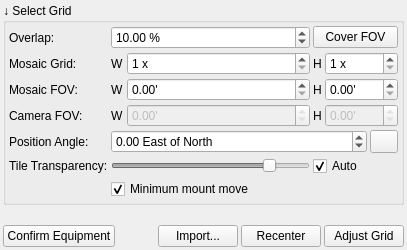
     <widget class="QWidget" name="createGrid">
      <layout class="QVBoxLayout" name="verticalLayout_3">
       <property name="spacing">
        <number>3</number>
       </property>
       <property name="leftMargin">
        <number>3</number>
       </property>
       <property name="topMargin">
        <number>3</number>
       </property>
       <property name="rightMargin">
        <number>3</number>
       </property>
       <property name="bottomMargin">
        <number>3</number>
       </property>
       <item>
        <widget class="QGroupBox" name="fovGroup">
         <property name="enabled">
          <bool>true</bool>
         </property>
         <property name="sizePolicy">
          <sizepolicy hsizetype="Preferred" vsizetype="Preferred">
           <horstretch>0</horstretch>
           <verstretch>0</verstretch>
          </sizepolicy>
         </property>
         <property name="title">
          <string>↓ Select Grid</string>
         </property>
         <layout class="QGridLayout" name="gridLayout_2">
          <property name="leftMargin">
           <number>3</number>
          </property>
          <property name="topMargin">
           <number>3</number>
          </property>
          <property name="rightMargin">
           <number>3</number>
          </property>
          <property name="bottomMargin">
           <number>3</number>
          </property>
          <property name="spacing">
           <number>3</number>
          </property>
          <item row="0" column="0">
           <widget class="QLabel" name="overlapLabel">
            <property name="enabled">
             <bool>true</bool>
            </property>
            <property name="sizePolicy">
             <sizepolicy hsizetype="Preferred" vsizetype="Preferred">
              <horstretch>0</horstretch>
              <verstretch>0</verstretch>
             </sizepolicy>
            </property>
            <property name="toolTip">
             <string>Percentage of overlap between two neighbouring images</string>
            </property>
            <property name="text">
             <string>Overlap:</string>
            </property>
           </widget>
          </item>
          <item row="0" column="1">
           <layout class="QHBoxLayout" name="horizontalLayout_15" stretch="0">
            <property name="spacing">
             <number>3</number>
            </property>
            <item>
             <widget class="QDoubleSpinBox" name="overlapSpin">
              <property name="enabled">
               <bool>true</bool>
              </property>
              <property name="sizePolicy">
               <sizepolicy hsizetype="MinimumExpanding" vsizetype="Fixed">
                <horstretch>0</horstretch>
                <verstretch>0</verstretch>
               </sizepolicy>
              </property>
              <property name="toolTip">
               <string>&lt;html&gt;&lt;head/&gt;&lt;body&gt;&lt;p align=&quot;justify&quot;&gt;Overlap between each tile of the mosaic. See the main help icon in the corner of the sky chart.&lt;/p&gt;&lt;/body&gt;&lt;/html&gt;</string>
              </property>
              <property name="suffix">
               <string> %</string>
              </property>
              <property name="maximum">
               <double>90.000000000000000</double>
              </property>
              <property name="singleStep">
               <double>5.000000000000000</double>
              </property>
              <property name="value">
               <double>10.000000000000000</double>
              </property>
             </widget>
            </item>
           </layout>
          </item>
          <item row="0" column="2" colspan="2">
           <layout class="QHBoxLayout" name="horizontalLayout_16">
            <item>
             <widget class="QPushButton" name="resetB">
              <property name="sizePolicy">
               <sizepolicy hsizetype="MinimumExpanding" vsizetype="Fixed">
                <horstretch>0</horstretch>
                <verstretch>0</verstretch>
               </sizepolicy>
              </property>
              <property name="toolTip">
               <string>&lt;html&gt;&lt;head/&gt;&lt;body&gt;&lt;p align=&quot;justify&quot;&gt;Recompute the mosaic field from the number of tiles.&lt;/p&gt;&lt;/body&gt;&lt;/html&gt;</string>
              </property>
              <property name="text">
               <string>Cover FOV</string>
              </property>
             </widget>
            </item>
           </layout>
          </item>
          <item row="1" column="0">
           <widget class="QLabel" name="label">
            <property name="sizePolicy">
             <sizepolicy hsizetype="Preferred" vsizetype="Preferred">
              <horstretch>0</horstretch>
              <verstretch>0</verstretch>
             </sizepolicy>
            </property>
            <property name="toolTip">
             <string>Specify the number of rows and columns of the final mosaic image</string>
            </property>
            <property name="text">
             <string>Mosaic Grid:</string>
            </property>
           </widget>
          </item>
          <item row="1" column="1">
           <layout class="QHBoxLayout" name="horizontalLayout_11">
            <property name="spacing">
             <number>3</number>
            </property>
            <item>
             <widget class="QLabel" name="label_7">
              <property name="sizePolicy">
               <sizepolicy hsizetype="Preferred" vsizetype="Preferred">
                <horstretch>0</horstretch>
                <verstretch>0</verstretch>
               </sizepolicy>
              </property>
              <property name="text">
               <string>W</string>
              </property>
             </widget>
            </item>
            <item>
             <widget class="QSpinBox" name="mosaicWSpin">
              <property name="sizePolicy">
               <sizepolicy hsizetype="MinimumExpanding" vsizetype="Fixed">
                <horstretch>0</horstretch>
                <verstretch>0</verstretch>
               </sizepolicy>
              </property>
              <property name="toolTip">
               <string>&lt;html&gt;&lt;head/&gt;&lt;body&gt;&lt;p align=&quot;justify&quot;&gt;Number of tiles on the mosaic width.&lt;/p&gt;&lt;p align=&quot;justify&quot;&gt;Modifying this value immediately changes the width of the field covered by the mosaic.&lt;/p&gt;&lt;/body&gt;&lt;/html&gt;</string>
              </property>
              <property name="suffix">
               <string> x</string>
              </property>
              <property name="minimum">
               <number>1</number>
              </property>
              <property name="maximum">
               <number>10</number>
              </property>
              <property name="value">
               <number>1</number>
              </property>
             </widget>
            </item>
           </layout>
          </item>
          <item row="1" column="2" colspan="2">
           <layout class="QHBoxLayout" name="horizontalLayout_12">
            <property name="spacing">
             <number>3</number>
            </property>
            <item>
             <widget class="QLabel" name="label_12">
              <property name="sizePolicy">
               <sizepolicy hsizetype="Preferred" vsizetype="Preferred">
                <horstretch>0</horstretch>
                <verstretch>0</verstretch>
               </sizepolicy>
              </property>
              <property name="text">
               <string>H</string>
              </property>
             </widget>
            </item>
            <item>
             <widget class="QSpinBox" name="mosaicHSpin">
              <property name="sizePolicy">
               <sizepolicy hsizetype="MinimumExpanding" vsizetype="Fixed">
                <horstretch>0</horstretch>
                <verstretch>0</verstretch>
               </sizepolicy>
              </property>
              <property name="toolTip">
               <string>&lt;html&gt;&lt;head/&gt;&lt;body&gt;&lt;p align=&quot;justify&quot;&gt;Number of tiles on the mosaic height.&lt;/p&gt;&lt;p align=&quot;justify&quot;&gt;Modifying this value immediately changes the height of the field covered by the mosaic.&lt;/p&gt;&lt;/body&gt;&lt;/html&gt;</string>
              </property>
              <property name="suffix">
               <string> x</string>
              </property>
              <property name="minimum">
               <number>1</number>
              </property>
              <property name="maximum">
               <number>10</number>
              </property>
              <property name="value">
               <number>1</number>
              </property>
             </widget>
            </item>
           </layout>
          </item>
          <item row="2" column="0">
           <widget class="QLabel" name="targetFOVLabel">
            <property name="enabled">
             <bool>true</bool>
            </property>
            <property name="toolTip">
             <string>Final mosaic field of view size in arc minutes. Click update to calculate it or enter it manually.</string>
            </property>
            <property name="text">
             <string>Mosaic FOV:</string>
            </property>
           </widget>
          </item>
          <item row="2" column="1">
           <layout class="QHBoxLayout" name="horizontalLayout_7" stretch="0,1">
            <property name="spacing">
             <number>3</number>
            </property>
            <item>
             <widget class="QLabel" name="targetFOVWLabel">
              <property name="enabled">
               <bool>true</bool>
              </property>
              <property name="sizePolicy">
               <sizepolicy hsizetype="Preferred" vsizetype="Preferred">
                <horstretch>0</horstretch>
                <verstretch>0</verstretch>
               </sizepolicy>
              </property>
              <property name="text">
               <string>W</string>
              </property>
             </widget>
            </item>
            <item>
             <widget class="QDoubleSpinBox" name="targetWFOVSpin">
              <property name="enabled">
               <bool>true</bool>
              </property>
              <property name="sizePolicy">
               <sizepolicy hsizetype="MinimumExpanding" vsizetype="Fixed">
                <horstretch>0</horstretch>
                <verstretch>0</verstretch>
               </sizepolicy>
              </property>
              <property name="toolTip">
               <string>&lt;html&gt;&lt;head/&gt;&lt;body&gt;&lt;p align=&quot;justify&quot;&gt;Minimum field width that the mosaic must cover, in arcminutes.&lt;/p&gt;&lt;p align=&quot;justify&quot;&gt;Modifying this value immediately changes the number of tiles on the mosaic width.&lt;/p&gt;&lt;/body&gt;&lt;/html&gt;</string>
              </property>
              <property name="suffix">
               <string>'</string>
              </property>
              <property name="maximum">
               <double>3600.000000000000000</double>
              </property>
             </widget>
            </item>
           </layout>
          </item>
          <item row="2" column="2" colspan="2">
           <layout class="QHBoxLayout" name="horizontalLayout_8">
            <property name="spacing">
             <number>3</number>
            </property>
            <item>
             <widget class="QLabel" name="targetFOVHLabel">
              <property name="enabled">
               <bool>true</bool>
              </property>
              <property name="sizePolicy">
               <sizepolicy hsizetype="Preferred" vsizetype="Preferred">
                <horstretch>0</horstretch>
                <verstretch>0</verstretch>
               </sizepolicy>
              </property>
              <property name="text">
               <string>H</string>
              </property>
             </widget>
            </item>
            <item>
             <widget class="QDoubleSpinBox" name="targetHFOVSpin">
              <property name="enabled">
               <bool>true</bool>
              </property>
              <property name="sizePolicy">
               <sizepolicy hsizetype="MinimumExpanding" vsizetype="Fixed">
                <horstretch>0</horstretch>
                <verstretch>0</verstretch>
               </sizepolicy>
              </property>
              <property name="toolTip">
               <string>&lt;html&gt;&lt;head/&gt;&lt;body&gt;&lt;p align=&quot;justify&quot;&gt;Minimum field height that the mosaic must cover, in arcminutes.&lt;/p&gt;&lt;p align=&quot;justify&quot;&gt;Modifying this value immediately changes the number of tiles on the mosaic height. &lt;/p&gt;&lt;/body&gt;&lt;/html&gt;</string>
              </property>
              <property name="suffix">
               <string>'</string>
              </property>
              <property name="maximum">
               <double>3600.000000000000000</double>
              </property>
             </widget>
            </item>
           </layout>
          </item>
          <item row="3" column="0">
           <widget class="QLabel" name="cameraFOVLabel">
            <property name="enabled">
             <bool>true</bool>
            </property>
            <property name="sizePolicy">
             <sizepolicy hsizetype="Preferred" vsizetype="Preferred">
              <horstretch>0</horstretch>
              <verstretch>0</verstretch>
             </sizepolicy>
            </property>
            <property name="toolTip">
             <string>Camera FOV in arc minutes as determined from equipment parameters above</string>
            </property>
            <property name="text">
             <string>Camera FOV:</string>
            </property>
           </widget>
          </item>
          <item row="3" column="1">
           <layout class="QHBoxLayout" name="horizontalLayout_6">
            <property name="spacing">
             <number>3</number>
            </property>
            <property name="sizeConstraint">
             <enum>QLayout::SetDefaultConstraint</enum>
            </property>
            <item>
             <widget class="QLabel" name="cameraWFOVLabel">
              <property name="enabled">
               <bool>true</bool>
              </property>
              <property name="sizePolicy">
               <sizepolicy hsizetype="Preferred" vsizetype="Preferred">
                <horstretch>0</horstretch>
                <verstretch>0</verstretch>
               </sizepolicy>
              </property>
              <property name="text">
               <string>W</string>
              </property>
             </widget>
            </item>
            <item>
             <widget class="QDoubleSpinBox" name="cameraWFOVSpin">
              <property name="enabled">
               <bool>false</bool>
              </property>
              <property name="sizePolicy">
               <sizepolicy hsizetype="MinimumExpanding" vsizetype="Fixed">
                <horstretch>0</horstretch>
                <verstretch>0</verstretch>
               </sizepolicy>
              </property>
              <property name="focusPolicy">
               <enum>Qt::NoFocus</enum>
              </property>
              <property name="toolTip">
               <string>&lt;html&gt;&lt;head/&gt;&lt;body&gt;&lt;p align=&quot;justify&quot;&gt;Field width of the camera in arcminutes.&lt;/p&gt;&lt;p align=&quot;justify&quot;&gt;This value is computed from the equipment information, and defines the width of the field covered by one tile of the mosaic.&lt;/p&gt;&lt;/body&gt;&lt;/html&gt;</string>
              </property>
              <property name="readOnly">
               <bool>true</bool>
              </property>
              <property name="suffix">
               <string>'</string>
              </property>
              <property name="maximum">
               <double>3600.000000000000000</double>
              </property>
             </widget>
            </item>
           </layout>
          </item>
          <item row="3" column="2" colspan="2">
           <layout class="QHBoxLayout" name="horizontalLayout_10">
            <property name="spacing">
             <number>3</number>
            </property>
            <item>
             <widget class="QLabel" name="cameraHFOVLabel">
              <property name="enabled">
               <bool>true</bool>
              </property>
              <property name="sizePolicy">
               <sizepolicy hsizetype="Preferred" vsizetype="Preferred">
                <horstretch>0</horstretch>
                <verstretch>0</verstretch>
               </sizepolicy>
              </property>
              <property name="text">
               <string>H</string>
              </property>
             </widget>
            </item>
            <item>
             <widget class="QDoubleSpinBox" name="cameraHFOVSpin">
              <property name="enabled">
               <bool>false</bool>
              </property>
              <property name="sizePolicy">
               <sizepolicy hsizetype="MinimumExpanding" vsizetype="Fixed">
                <horstretch>0</horstretch>
                <verstretch>0</verstretch>
               </sizepolicy>
              </property>
              <property name="focusPolicy">
               <enum>Qt::NoFocus</enum>
              </property>
              <property name="toolTip">
               <string>&lt;html&gt;&lt;head/&gt;&lt;body&gt;&lt;p align=&quot;justify&quot;&gt;Field height of the camera in arcminutes.&lt;/p&gt;&lt;p align=&quot;justify&quot;&gt;This value is computed from the equipment information, and defines the height of the field covered by one tile of the mosaic.&lt;/p&gt;&lt;/body&gt;&lt;/html&gt;</string>
              </property>
              <property name="readOnly">
               <bool>true</bool>
              </property>
              <property name="suffix">
               <string>'</string>
              </property>
              <property name="maximum">
               <double>3600.000000000000000</double>
              </property>
             </widget>
            </item>
           </layout>
          </item>
          <item row="4" column="0">
           <widget class="QLabel" name="label_2">
            <property name="toolTip">
             <string>Camera's rotation angle (East of North) in degrees. To measure the angle, solve an image and use the astrometry solver solution's rotation angle</string>
            </property>
            <property name="text">
             <string>Position Angle:</string>
            </property>
           </widget>
          </item>
          <item row="4" column="3">
           <widget class="QPushButton" name="goRotateB">
            <property name="maximumSize">
             <size>
              <width>28</width>
              <height>28</height>
             </size>
            </property>
            <property name="toolTip">
             <string>Go to center and rotate to match this position angle</string>
            </property>
            <property name="text">
             <string/>
            </property>
            <property name="icon">
             <iconset theme="object-rotate-left"/>
            </property>
            <property name="iconSize">
             <size>
              <width>28</width>
              <height>28</height>
             </size>
            </property>
           </widget>
          </item>
          <item row="5" column="0">
           <widget class="QLabel" name="label_16">
            <property name="text">
             <string>Tile Transparency:</string>
            </property>
           </widget>
          </item>
          <item row="5" column="1">
           <widget class="QSlider" name="transparencySlider">
            <property name="enabled">
             <bool>false</bool>
            </property>
            <property name="whatsThis">
             <string>Adjust tiles transparency</string>
            </property>
            <property name="minimum">
             <number>5</number>
            </property>
            <property name="maximum">
             <number>60</number>
            </property>
            <property name="value">
             <number>50</number>
            </property>
            <property name="orientation">
             <enum>Qt::Horizontal</enum>
            </property>
           </widget>
          </item>
          <item row="5" column="2">
           <widget class="QCheckBox" name="transparencyAuto">
            <property name="text">
             <string comment="Transparency">Auto</string>
            </property>
            <property name="checked">
             <bool>true</bool>
            </property>
           </widget>
          </item>
          <item row="6" column="1" colspan="2">
           <layout class="QHBoxLayout" name="horizontalLayout_9">
            <item>
             <widget class="QCheckBox" name="reverseOddRows">
              <property name="sizePolicy">
               <sizepolicy hsizetype="Preferred" vsizetype="Fixed">
                <horstretch>0</horstretch>
                <verstretch>0</verstretch>
               </sizepolicy>
              </property>
              <property name="toolTip">
               <string>&lt;html&gt;&lt;head/&gt;&lt;body&gt;&lt;p&gt;When checked, orders mosaic tiles so that the mount moves minimally between jobs (S-shape).&lt;/p&gt;&lt;/body&gt;&lt;/html&gt;</string>
              </property>
              <property name="text">
               <string>Minimum mount move</string>
              </property>
              <property name="checked">
               <bool>true</bool>
              </property>
             </widget>
            </item>
           </layout>
          </item>
          <item row="4" column="1" colspan="2">
           <widget class="QDoubleSpinBox" name="positionAngleSpin">
            <property name="toolTip">
             <string>&lt;html&gt;&lt;head/&gt;&lt;body&gt;&lt;p align=&quot;justify&quot;&gt;Orientation of the camera field of view.&lt;/p&gt;&lt;/body&gt;&lt;/html&gt;</string>
            </property>
            <property name="suffix">
             <string> East of North</string>
            </property>
            <property name="minimum">
             <double>-360.000000000000000</double>
            </property>
            <property name="maximum">
             <double>360.000000000000000</double>
            </property>
            <property name="singleStep">
             <double>5.000000000000000</double>
            </property>
           </widget>
          </item>
         </layout>
        </widget>
       </item>
       <item>
        <spacer name="verticalSpacer_2">
         <property name="orientation">
          <enum>Qt::Vertical</enum>
         </property>
         <property name="sizeHint" stdset="0">
          <size>
           <width>20</width>
           <height>17</height>
          </size>
         </property>
        </spacer>
       </item>
       <item>
        <layout class="QHBoxLayout" name="horizontalLayout_13">
         <item>
          <widget class="QPushButton" name="backToEquipmentB">
           <property name="toolTip">
            <string>Go to equipment selection page</string>
           </property>
           <property name="text">
            <string>Confirm Equipment</string>
           </property>
           <property name="icon">
            <iconset theme="arrow-left"/>
           </property>
          </widget>
         </item>
         <item>
          <spacer name="horizontalSpacer_2">
           <property name="orientation">
            <enum>Qt::Horizontal</enum>
           </property>
           <property name="sizeHint" stdset="0">
            <size>
             <width>40</width>
             <height>20</height>
            </size>
           </property>
          </spacer>
         </item>
         <item>
          <widget class="QPushButton" name="importB">
           <property name="toolTip">
            <string>Import Mosaic from Telescopius</string>
           </property>
           <property name="text">
            <string>Import...</string>
           </property>
          </widget>
         </item>
         <item>
          <widget class="QPushButton" name="recenterB">
           <property name="toolTip">
            <string>Reset mosaic center to sky map center</string>
           </property>
           <property name="text">
            <string>Recenter</string>
           </property>
           <property name="icon">
            <iconset theme="arrow"/>
           </property>
          </widget>
         </item>
         <item>
          <widget class="QPushButton" name="nextToAdjustGrid">
           <property name="toolTip">
            <string>Go to grid adjustment page</string>
           </property>
           <property name="text">
            <string>Adjust Grid</string>
           </property>
           <property name="icon">
            <iconset theme="arrow-right"/>
           </property>
          </widget>
         </item>
        </layout>
       </item>
      </layout>
     </widget>
